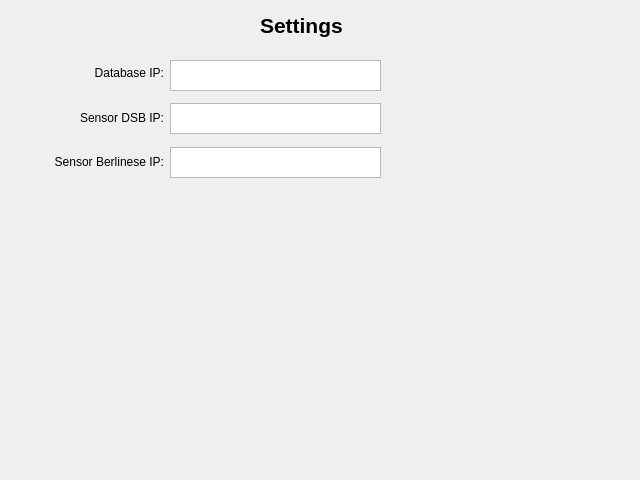
<?xml version="1.0" encoding="UTF-8"?>
<ui version="4.0">
 <class>Settings</class>
 <widget class="QWidget" name="Settings">
  <property name="geometry">
   <rect>
    <x>0</x>
    <y>0</y>
    <width>640</width>
    <height>480</height>
   </rect>
  </property>
  <property name="windowTitle">
   <string>Form</string>
  </property>
  <widget class="QLabel" name="label">
   <property name="geometry">
    <rect>
     <x>260</x>
     <y>0</y>
     <width>101</width>
     <height>51</height>
    </rect>
   </property>
   <property name="font">
    <font>
     <pointsize>16</pointsize>
     <italic>false</italic>
     <bold>true</bold>
    </font>
   </property>
   <property name="text">
    <string>Settings</string>
   </property>
  </widget>
  <widget class="QTextEdit" name="ip_database">
   <property name="geometry">
    <rect>
     <x>170</x>
     <y>60</y>
     <width>211</width>
     <height>31</height>
    </rect>
   </property>
  </widget>
  <widget class="QLabel" name="label_2">
   <property name="geometry">
    <rect>
     <x>93</x>
     <y>65</y>
     <width>71</width>
     <height>16</height>
    </rect>
   </property>
   <property name="sizePolicy">
    <sizepolicy hsizetype="Preferred" vsizetype="Preferred">
     <horstretch>0</horstretch>
     <verstretch>0</verstretch>
    </sizepolicy>
   </property>
   <property name="text">
    <string>Database IP:</string>
   </property>
   <property name="alignment">
    <set>Qt::AlignmentFlag::AlignRight|Qt::AlignmentFlag::AlignTrailing|Qt::AlignmentFlag::AlignVCenter</set>
   </property>
  </widget>
  <widget class="QTextEdit" name="ip_dsb">
   <property name="geometry">
    <rect>
     <x>170</x>
     <y>103</y>
     <width>211</width>
     <height>31</height>
    </rect>
   </property>
  </widget>
  <widget class="QLabel" name="label_3">
   <property name="geometry">
    <rect>
     <x>73</x>
     <y>108</y>
     <width>91</width>
     <height>20</height>
    </rect>
   </property>
   <property name="sizePolicy">
    <sizepolicy hsizetype="Preferred" vsizetype="Preferred">
     <horstretch>0</horstretch>
     <verstretch>0</verstretch>
    </sizepolicy>
   </property>
   <property name="text">
    <string>Sensor DSB IP:</string>
   </property>
   <property name="alignment">
    <set>Qt::AlignmentFlag::AlignRight|Qt::AlignmentFlag::AlignTrailing|Qt::AlignmentFlag::AlignVCenter</set>
   </property>
  </widget>
  <widget class="QLabel" name="label_4">
   <property name="geometry">
    <rect>
     <x>53</x>
     <y>152</y>
     <width>111</width>
     <height>20</height>
    </rect>
   </property>
   <property name="sizePolicy">
    <sizepolicy hsizetype="Preferred" vsizetype="Preferred">
     <horstretch>0</horstretch>
     <verstretch>0</verstretch>
    </sizepolicy>
   </property>
   <property name="text">
    <string>Sensor Berlinese IP:</string>
   </property>
   <property name="alignment">
    <set>Qt::AlignmentFlag::AlignRight|Qt::AlignmentFlag::AlignTrailing|Qt::AlignmentFlag::AlignVCenter</set>
   </property>
  </widget>
  <widget class="QTextEdit" name="ip_berlinese">
   <property name="geometry">
    <rect>
     <x>170</x>
     <y>147</y>
     <width>211</width>
     <height>31</height>
    </rect>
   </property>
  </widget>
 </widget>
 <resources/>
 <connections/>
</ui>
